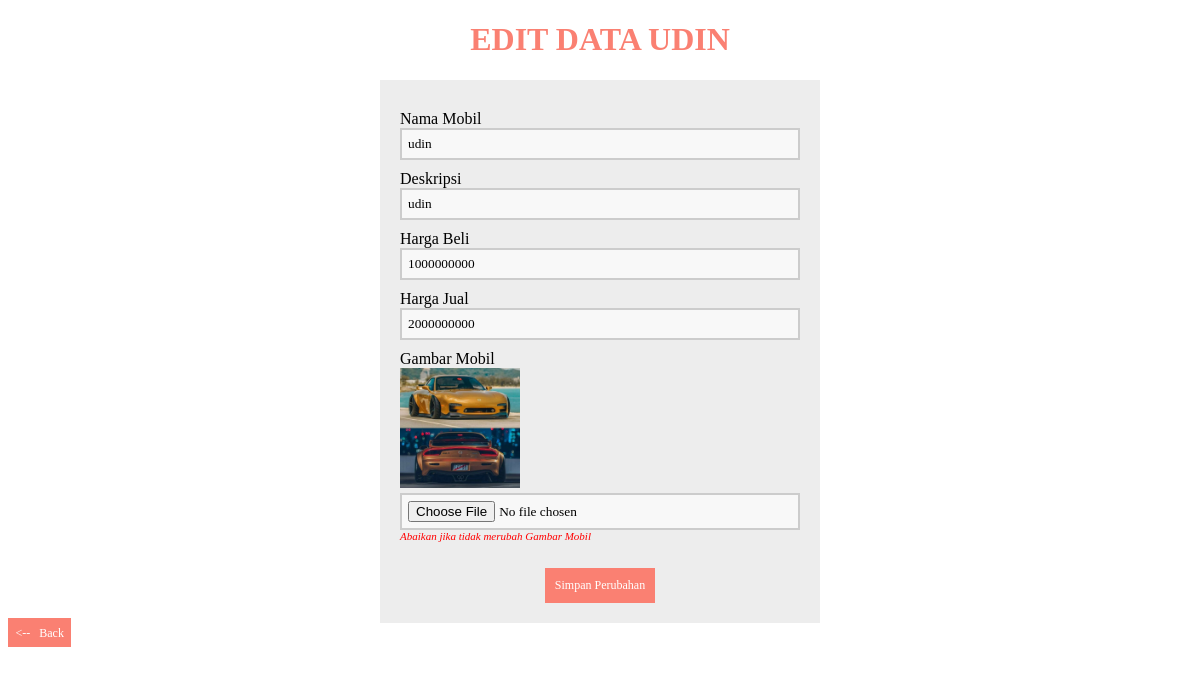
The app's page /proses/edit_produk.php?id=5 with its own data.
### tables this page shows
CREATE TABLE `produk` (
  `id` int(11) NOT NULL,
  `nama_mobil` varchar(255) DEFAULT NULL,
  `deskripsi` text DEFAULT NULL,
  `harga_beli` int(11) DEFAULT NULL,
  `harga_jual` int(11) DEFAULT NULL,
  `gambar_mobil` varchar(255) DEFAULT NULL
);

### proses/edit_produk.php (the view, shortened to what this page needs)
<?php
    include('koneksi.php');
    if(isset($_GET['id'])) {
        $id = $_GET['id'];
        $query = "SELECT * FROM produk WHERE id = '$id' ";
        $result = mysqli_query($koneksi, $query);
        $data = mysqli_fetch_assoc($result);
    } else {
        echo "<script>alert('Masukkan ID yang ingin di EDIT');window.location='../halaman1/test.php';</script>";
    }
?>
<!DOCTYPE html>
<html>
  <head>
  </head>
  <body>
      <center>
        <h1>Edit Data <?php echo $data['nama_mobil']; ?></h1>
      <center>
      <form method="POST" action="proses_edit.php" enctype="multipart/form-data" >
      <section class="base">
        <div>
            <label>Nama Mobil</label>
            <input type="text" name="nama_mobil" autofocus="" required="" value="<?php echo $data['nama_mobil']; ?>" />
        </div>
        <div>
            <label>Deskripsi</label>
            <input type="text" name="deskripsi" value="<?php echo $data['deskripsi']; ?>" />
        </div>
        <div>
            <label>Harga Beli</label>
            <input type="text" name="harga_beli" required="" value="<?php echo $data['harga_beli']; ?>" />
        </div>
        <div>
            <label>Harga Jual</label>
            <input type="text" name="harga_jual" required="" value="<?php echo $data['harga_jual']; ?>" />
        </div>
        <div>
            <label>Gambar Mobil</label>
            <img src="../gambar/<?php echo $data['gambar_mobil']; ?>"  style="width: 120px;float: left;margin-bottom: 5px;">
            <input type="file" name="gambar_mobil" />
            <i style="float: left;font-size: 11px;color: red;">Abaikan jika tidak merubah Gambar Mobil</i>
        </div>
        <div>
            <br>
            <button type="submit">Simpan Perubahan</button>
        </div>
        </section>
      </form>
      <div class="back">
        <a href="../halaman1/test.php"><-- &nbsp; Back</a>
    </div>
  </body>
</html>

### proses/edit_produk.php (style rules this page uses)
* { font-family: "Trebuchet MS"; }
h1 { text-transform: uppercase; color: salmon; }
button { background-color: salmon; color: #fff; padding: 10px; text-decoration: none; font-size: 12px; border: 0px; margin-top: 20px; }
label { margin-top: 10px; float: left; text-align: left; width: 100%; }
input { padding: 6px; width: 100%; box-sizing: border-box; background: #f8f8f8; border: 2px solid #ccc; outline-color: salmon; }
div { width: 100%; height: auto; }
.base { width: 400px; height: auto; padding: 20px; margin-left: auto; margin-right: auto; background: #ededed; }
a { background-color: salmon; color: #fff; padding: 7.5px; text-decoration: none; font-size: 12px; }
.back { text-align: left; }

### records on screen
produk: nama_mobil "UDIN", nama_mobil "udin", deskripsi "udin", harga_beli "1000000000", harga_jual "2000000000", gambar_mobil (picture)
